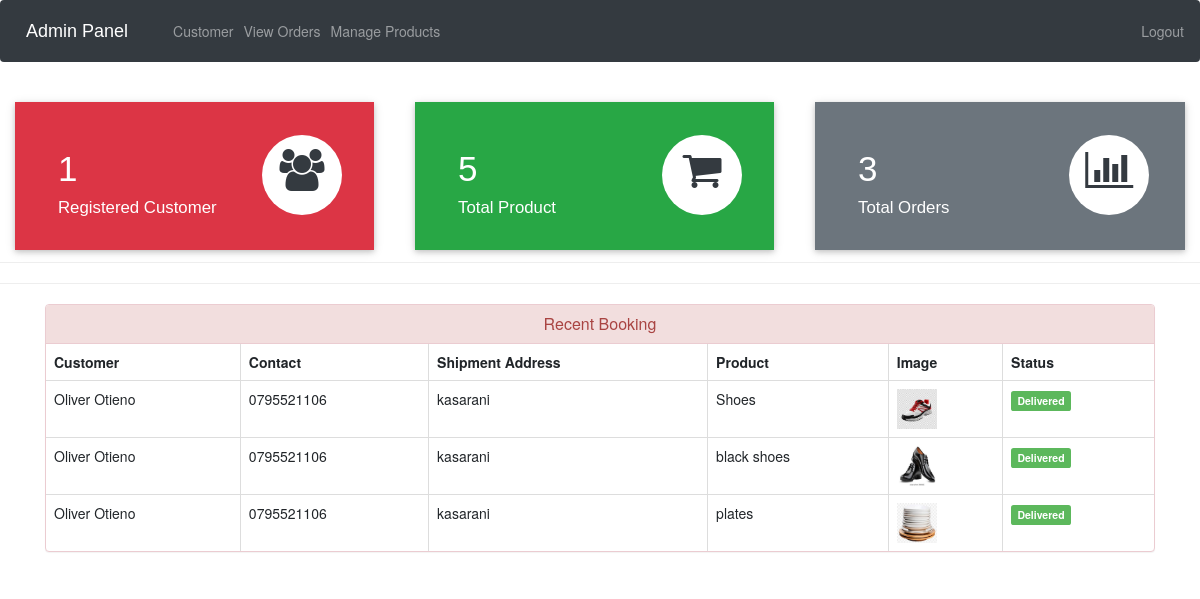
Page /admin-dashboard (signed in) on the committed database.
### ecom/models.py (models this page shows, shortened)
class Customer(models.Model):
    user=models.OneToOneField(User,on_delete=models.CASCADE)
    profile_pic= models.ImageField(upload_to='profile_pic/CustomerProfilePic/',null=True,blank=True)
    address = models.CharField(max_length=40)
    mobile = models.CharField(max_length=20,null=False)
    @property
    def get_name(self):
        return self.user.first_name+" "+self.user.last_name

class Orders(models.Model):
    STATUS =(
        ('Pending','Pending'),
        ('Order Confirmed','Order Confirmed'),
        ('Out for Delivery','Out for Delivery'),
        ('Delivered','Delivered'),
    )
    customer=models.ForeignKey('Customer', on_delete=models.CASCADE,null=True)
    product=models.ForeignKey('Product',on_delete=models.CASCADE,null=True)
    email = models.CharField(max_length=50,null=True)
    address = models.CharField(max_length=500,null=True)
    mobile = models.CharField(max_length=20,null=True)
    order_date= models.DateField(auto_now_add=True,null=True)
    status=models.CharField(max_length=50,null=True,choices=STATUS)

class Product(models.Model):
    name=models.CharField(max_length=40)
    product_image= models.ImageField(upload_to='product_image/',null=True,blank=True)
    price = models.PositiveIntegerField()
    description=models.CharField(max_length=40)

### ecom/views.py (the view)
# urls.py: path('admin-dashboard', views.admin_dashboard_view,name='admin-dashboard'),
@login_required(login_url='adminlogin')
def admin_dashboard_view(request):
    customercount=models.Customer.objects.all().count()
    productcount=models.Product.objects.all().count()
    ordercount=models.Orders.objects.all().count()
    orders=models.Orders.objects.all()
    ordered_products=[]
    ordered_bys=[]
    for order in orders:
        ordered_product=models.Product.objects.all().filter(id=order.product.id)
        ordered_by=models.Customer.objects.all().filter(id = order.customer.id)
        ordered_products.append(ordered_product)
        ordered_bys.append(ordered_by)
    mydict={
    'customercount':customercount,
    'productcount':productcount,
    'ordercount':ordercount,
    'data':zip(ordered_products,ordered_bys,orders),
    }
    return render(request,'ecom/admin_dashboard.html',context=mydict)

### templates/ecom/admin_dashboard.html
{% extends 'ecom/admin_base.html' %}
{% load static %}
{% block content %}
<br>
{%include 'ecom/admin_dashboard_cards.html'%}
<br><br><br><br><br>
<hr><hr>
<div class="container" >
    <div class="panel panel-danger" >
      <div class="panel-heading" style="text-align:center;">
        <h6 class="panel-title">Recent Booking</h6>
      </div>
      <table class="table table-hover table-bordered" id="dev-table">
        <thead>
          <tr>
            <th>Customer</th>
            <th>Contact</th>
            <th>Shipment Address</th>
            <th>Product</th>
            <th>Image</th>
            <th>Status</th>
          </tr>
        </thead>
        {% for product,customer,order in data %}
        <tr>
          {% for c in customer %}
          <td> {{c.get_name}}</td>
          <td>{{c.mobile}}</td>
          <td>{{order.address}}</td>
          {% endfor %}
          {% for p in product %}
          <td> {{p.name}}</td>
          <td> <img src="{% static p.product_image.url %}" alt="Profile Pic" height="40px" width="40px" /></td>
          {% if order.status == 'Pending'%}
          <td> <span class="label label-info">{{order.status}}</span></td>
          {% elif order.status == 'Delivered' %}
          <td> <span class="label label-success">{{order.status}}</span></td>
          {% elif order.status == 'Out for Delivery' %}
          <td> <span class="label label-warning">{{order.status}}</span></td>
          {%else%}
            <td> <span class="label label-primary">{{order.status}}</span></td>
          {%endif%}
          {% endfor %}
        </tr>
        {% endfor %}
      </table>
  </div>
</div>
{% endblock content %}

### rows in the picture
Orders: address "kasarani", status "Delivered"
Customer: get_name "Oliver Otieno", mobile "0795521106"
Product: name "Shoes", product_image (picture)
Orders: address "kasarani", status "Delivered"
Product: name "black shoes", product_image (picture)
Orders: address "kasarani", status "Delivered"
Product: name "plates", product_image (picture)

### other values in the picture
{{ customercount }} "1"
{{ productcount }} "5"
{{ ordercount }} "3"
